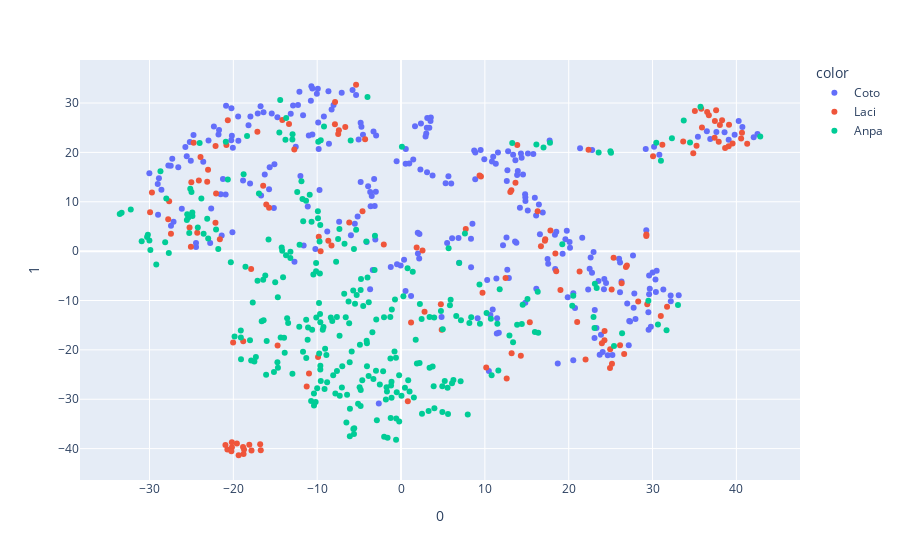

The cell this chart's notebook holds for it:
### Code cell
X = small_feats
Y = small_labels

i = 20
X_embedded = TSNE(n_components=2,
                learning_rate='auto',
                init='random',
                perplexity=i).fit_transform(X)
fig = px.scatter(X_embedded, x=0, y=1, color=Y)
fig.show()

### Figure 1 — Plotly figure (JSON) as saved in the notebook; plotly's stock layout.template omitted (floating-point values rounded to 4 significant figures; data arrays with more than 128 entries replaced by an {"elided": "..."} marker saying what was removed)
{"data": [{"hovertemplate": "color=Coto<br>0=%{x}<br>1=%{y}<extra></extra>", "legendgroup": "Coto", "marker": {"color": "#636efa", "symbol": "circle"}, "mode": "markers", "name": "Coto", "orientation": "v", "showlegend": true, "type": "scatter", "x": {"elided": "269 float values"}, "xaxis": "x", "y": {"elided": "269 float values"}, "yaxis": "y"}, {"hovertemplate": "color=Laci<br>0=%{x}<br>1=%{y}<extra></extra>", "legendgroup": "Laci", "marker": {"color": "#EF553B", "symbol": "circle"}, "mode": "markers", "name": "Laci", "orientation": "v", "showlegend": true, "type": "scatter", "x": {"elided": "137 float values"}, "xaxis": "x", "y": {"elided": "137 float values"}, "yaxis": "y"}, {"hovertemplate": "color=Anpa<br>0=%{x}<br>1=%{y}<extra></extra>", "legendgroup": "Anpa", "marker": {"color": "#00cc96", "symbol": "circle"}, "mode": "markers", "name": "Anpa", "orientation": "v", "showlegend": true, "type": "scatter", "x": {"elided": "287 float values"}, "xaxis": "x", "y": {"elided": "287 float values"}, "yaxis": "y"}], "layout": {"legend": {"title": {"text": "color"}, "tracegroupgap": 0}, "margin": {"t": 60}, "xaxis": {"anchor": "y", "domain": [0, 1], "title": {"text": "0"}}, "yaxis": {"anchor": "x", "domain": [0, 1], "title": {"text": "1"}}}}
